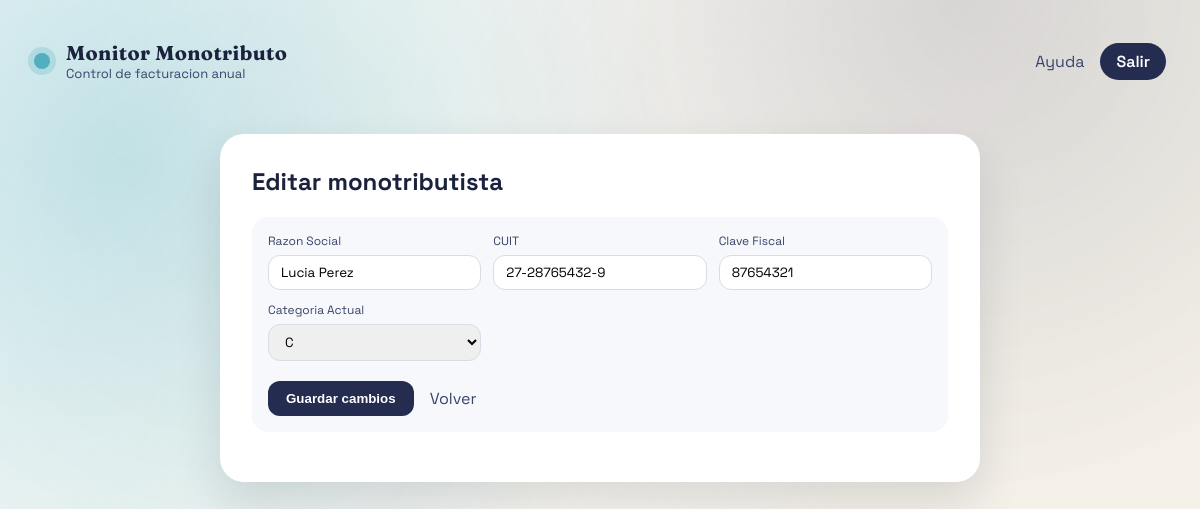
Page /monotributistas/2/edit (signed in) on the earlier database version.
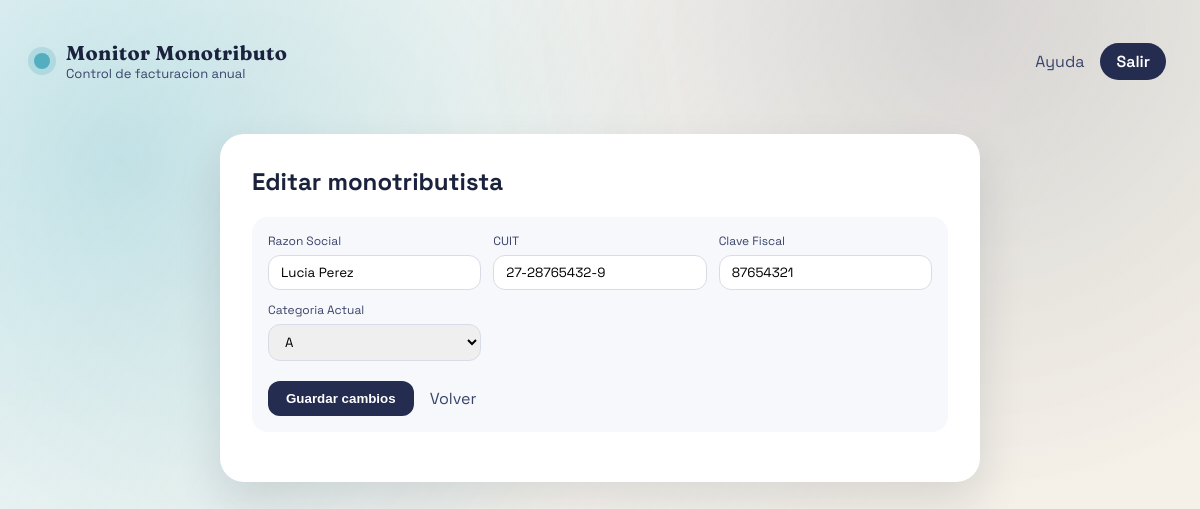
Same page on the later database version.
### website/models.py (models this page shows)
class Monotributista(db.Model):
    id = db.Column(db.Integer, primary_key=True)
    razon_social = db.Column(db.String(160), nullable=False)
    cuit = db.Column(db.String(20), nullable=False)
    clave_fiscal = db.Column(db.String(120), nullable=False)
    categoria_actual_id = db.Column(db.Integer, db.ForeignKey("categoria.id"))
    categoria_corresponde_id = db.Column(db.Integer, db.ForeignKey("categoria.id"))
    categoria_actual = db.relationship(
        "Categoria", foreign_keys=[categoria_actual_id], lazy="joined"
    )
    categoria_corresponde = db.relationship(
        "Categoria", foreign_keys=[categoria_corresponde_id], lazy="joined"
    )
    facturas = db.relationship(
        "Factura", back_populates="monotributista", cascade="all, delete-orphan"
    )

class Categoria(db.Model):
    id = db.Column(db.Integer, primary_key=True)
    nombre = db.Column(db.String(40), unique=True, nullable=False)
    orden = db.Column(db.Integer, nullable=False)
    tope_facturacion = db.Column(db.Numeric(14, 2), nullable=False)
    topes = db.relationship(
        "CategoriaTope",
        back_populates="categoria",
        cascade="all, delete-orphan",
    )

### website/views.py (the view, shortened to what this page needs)
@main_bp.route("/monotributistas/<int:monotributista_id>/edit", methods=["GET", "POST"])
@login_required
def edit_monotributista(monotributista_id):
    monotributista = Monotributista.query.get_or_404(monotributista_id)
    categorias = Categoria.query.order_by(Categoria.orden).all()
    return render_template(
        "edit_monotributista.html",
        monotributista=monotributista,
        categorias=categorias,
    )

### website/models.py (called while the page is built)
def get_user_by_id(user_id: str) -> User | None:
    if not user_id:
        return None
    return User.query.get(int(user_id))

### website/templates/edit_monotributista.html
{% extends "base.html" %}
{% block content %}
<section class="form-page">
  <div class="form-card">
    <h1>Editar monotributista</h1>
    <form method="post" class="panel__form" data-confirm="Confirmar guardado del monotributista?">
      <div class="form-grid">
        <label class="field">
          Razon Social
          <input type="text" name="razon_social" value="{{ monotributista.razon_social }}" required>
        </label>
        <label class="field">
          CUIT
          <input type="text" name="cuit" value="{{ monotributista.cuit }}" required>
        </label>
        <label class="field">
          Clave Fiscal
          <input type="text" name="clave_fiscal" value="{{ monotributista.clave_fiscal }}" required>
        </label>
        <label class="field">
          Categoria Actual
          <select name="categoria_actual_id" required>
            {% for categoria in categorias %}
              <option value="{{ categoria.id }}" {% if monotributista.categoria_actual_id == categoria.id %}selected{% endif %}>{{ categoria.nombre }}</option>
            {% endfor %}
          </select>
        </label>
      </div>
      <div class="form-actions">
        <button class="primary" type="submit">Guardar cambios</button>
        <a class="ghost-link" href="{{ url_for('main.dashboard', tab='monotributistas') }}">Volver</a>
      </div>
    </form>
  </div>
</section>
{% endblock %}

Differences in the rows shown:
changed Monotributista "Lucia Perez": categoria_actual_id "C" → "A"
